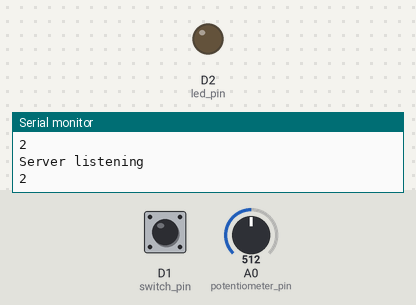
Simulated run of this sketch. Board: ESP8266 (NodeMCU). On the bench: output pins drawn as LEDs (lit = HIGH), the last lines printed to the serial monitor. Inputs (shaded band) come from the test bench; at power-on: D1 (switch_pin) HIGH, A0 (potentiometer_pin) = 512. WiFi joins after 1.5 s; servers stay silent unless stated.

Above: at 2.7 s.
2.8 s: D1 (switch_pin) pulled LOW for 0.6 s
At 3.3 s:
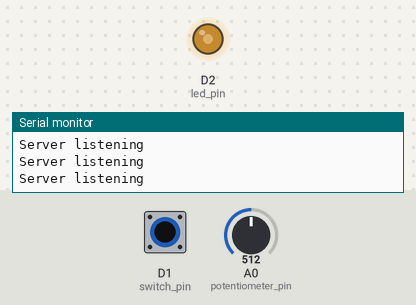
Timing chart, 0 to 5.8 s (numbered marks = the images above; inputs shaded):
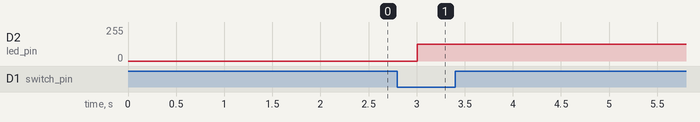

The sketch:

smartFridge.ino
```cpp
#include <ESP8266WiFi.h>
#include <ESP8266WebServer.h>

// Set the port for the web server
ESP8266WebServer server(80);

const int switch_pin = D1;
int switch_value;

const int led_pin = D2;

const char* ssid = "ESSE";
const char* password = "QsxthnIk,65rfv";


const int potentiometer_pin = A0;
int pote_value;

int min_temp = -2;
int max_temp = 6;

void setup() {
  Serial.begin(9600);
  // Connect to wifi
  WiFi.begin(ssid, password);

  // put your setup code here, to run once:
  pinMode(switch_pin, INPUT);
  pinMode(potentiometer_pin, INPUT);
  pinMode(led_pin, OUTPUT);


  // Wait for connection
  while (WiFi.status() != WL_CONNECTED) {
      Serial.println("Watiing to connect...");
      delay(500);
  }


  Serial.print("IP address: ");
  Serial.print(WiFi.localIP());

  server.on("/", get_index);
  server.begin();
  Serial.println("Listening on port 80");


}


void loop() {

  Serial.println("Server listening");

  server.handleClient();

  // put your main code here, to run repeatedly:
  if (fridgeOn()) {
      Serial.println(fridgeTemp());
      delay(500);
  } else {
      // Brightness based on potentiometer
    pote_value = analogRead(potentiometer_pin);
    int b = map(pote_value, 0, 1023, 0, 253);
    analogWrite(led_pin, b);
  }

}

void get_index() {
    String html = "<!DOCTYPE html> <html> ";
    html += "<head><meta http-equiv=\"refresh\" content = \"2\"></head>";
    html += "<body>";
    html += "<p>";
    pote_value = analogRead(potentiometer_pin);
    pote_value = map(pote_value, 0, 1023, min_temp, max_temp);
    html += pote_value;
    html += "</p>";
    html += "</body></html>";
    server.send(200, "text/html", html);

}

int fridgeTemp() {
    pote_value = analogRead(potentiometer_pin);
    pote_value = map(pote_value, 0, 1023, min_temp, max_temp);
    return pote_value;
}

bool fridgeOn() {
    switch_value = digitalRead(switch_pin);
    if (switch_value == 0) {
        return false;
    }
    return true;
}
```

Measured:
- after the input at 2.8 s, D2 (led_pin): 0/255 → 127/255 after 0.21 s
